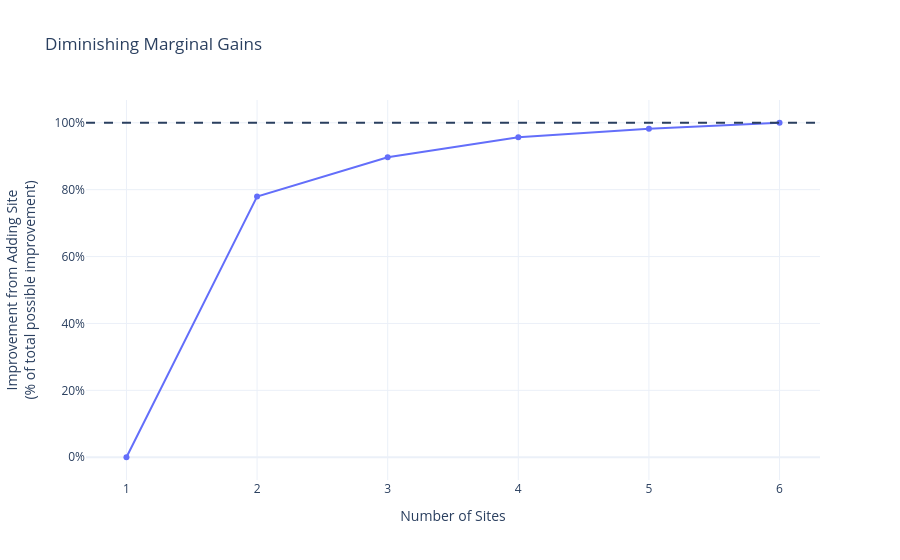

Notebook code cell kept with this figure:
### Markdown cell above
We can also plot this as the % of the theoretical maximum improvement achievable. By adding in a horizontal line at 1, we give a clear reference point with a diminishing area.

### Code cell
fig = px.line(
    all_sols,
    x="n_sites",
    y="pct_of_total",
    markers=True,
    title="Diminishing Marginal Gains"
)

fig.add_hline(y=1.0, line_dash="dash")

fig.update_traces(
    hovertemplate=(
        "<b>%{x} sites</b><br>"
        "Marginal gain moving from %{customdata[3]} sites to %{customdata[2]} sites: %{y:.2f} minutes (%{customdata[1]:.1%} improvement) <br>"
        "Weighted average travel time for best solution with %{customdata[2]} sites: %{customdata[0]:.2f} minutes<br>"
        "% of total possible improvement achieved with %{customdata[2]} sites: %{customdata[4]:.1%}<extra></extra>"
    ),
    customdata=all_sols[["weighted_average", "marginal_pct_total", "n_sites", "n_sites_comparison", "pct_of_total"]].values,
)

fig.update_layout(
    xaxis_title="Number of Sites",
    yaxis_title="Improvement from Adding Site<br>(% of total possible improvement)",
    template="plotly_white",
    yaxis=dict(tickformat=".0%")
)



fig.show()

### Figure 1 — Plotly figure (JSON) as saved in the notebook; plotly's stock layout.template omitted (floating-point values rounded to 4 significant figures)
{"data": [{"customdata": [[9.739, null, 1, 0, 0], [5.944, 0.7792, 2, 1, 0.7792], [5.372, 0.1174, 3, 2, 0.8966], [5.08, 0.05997, 4, 3, 0.9566], [4.958, 0.02516, 5, 4, 0.9818], [4.869, 0.01824, 6, 5, 1]], "hovertemplate": "<b>%{x} sites</b><br>Marginal gain moving from %{customdata[3]} sites to %{customdata[2]} sites: %{y:.2f} minutes (%{customdata[1]:.1%} improvement) <br>Weighted average travel time for best solution with %{customdata[2]} sites: %{customdata[0]:.2f} minutes<br>% of total possible improvement achieved with %{customdata[2]} sites: %{customdata[4]:.1%}<extra></extra>", "legendgroup": "", "line": {"color": "#636efa", "dash": "solid"}, "marker": {"symbol": "circle"}, "mode": "lines+markers", "name": "", "orientation": "v", "showlegend": false, "type": "scatter", "x": [1, 2, 3, 4, 5, 6], "xaxis": "x", "y": [0, 0.7792, 0.8966, 0.9566, 0.9818, 1], "yaxis": "y"}], "layout": {"legend": {"tracegroupgap": 0}, "shapes": [{"line": {"dash": "dash"}, "type": "line", "x0": 0, "x1": 1, "xref": "x domain", "y0": 1, "y1": 1, "yref": "y"}], "title": {"text": "Diminishing Marginal Gains"}, "xaxis": {"anchor": "y", "domain": [0, 1], "title": {"text": "Number of Sites"}}, "yaxis": {"anchor": "x", "domain": [0, 1], "tickformat": ".0%", "title": {"text": "Improvement from Adding Site<br>(% of total possible improvement)"}}}}
